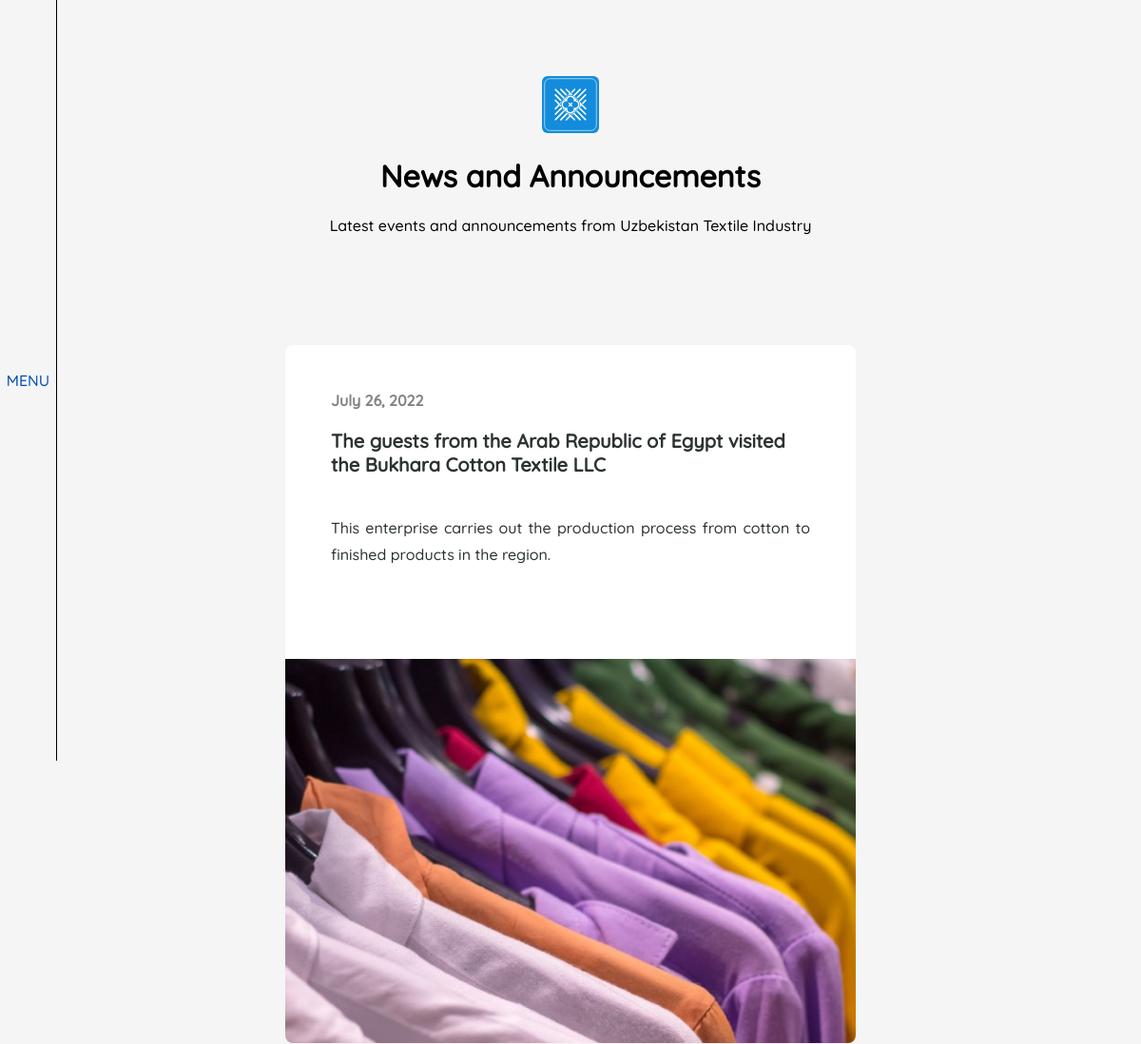
/events/ (upper part), run on an earlier commit of the app's database.
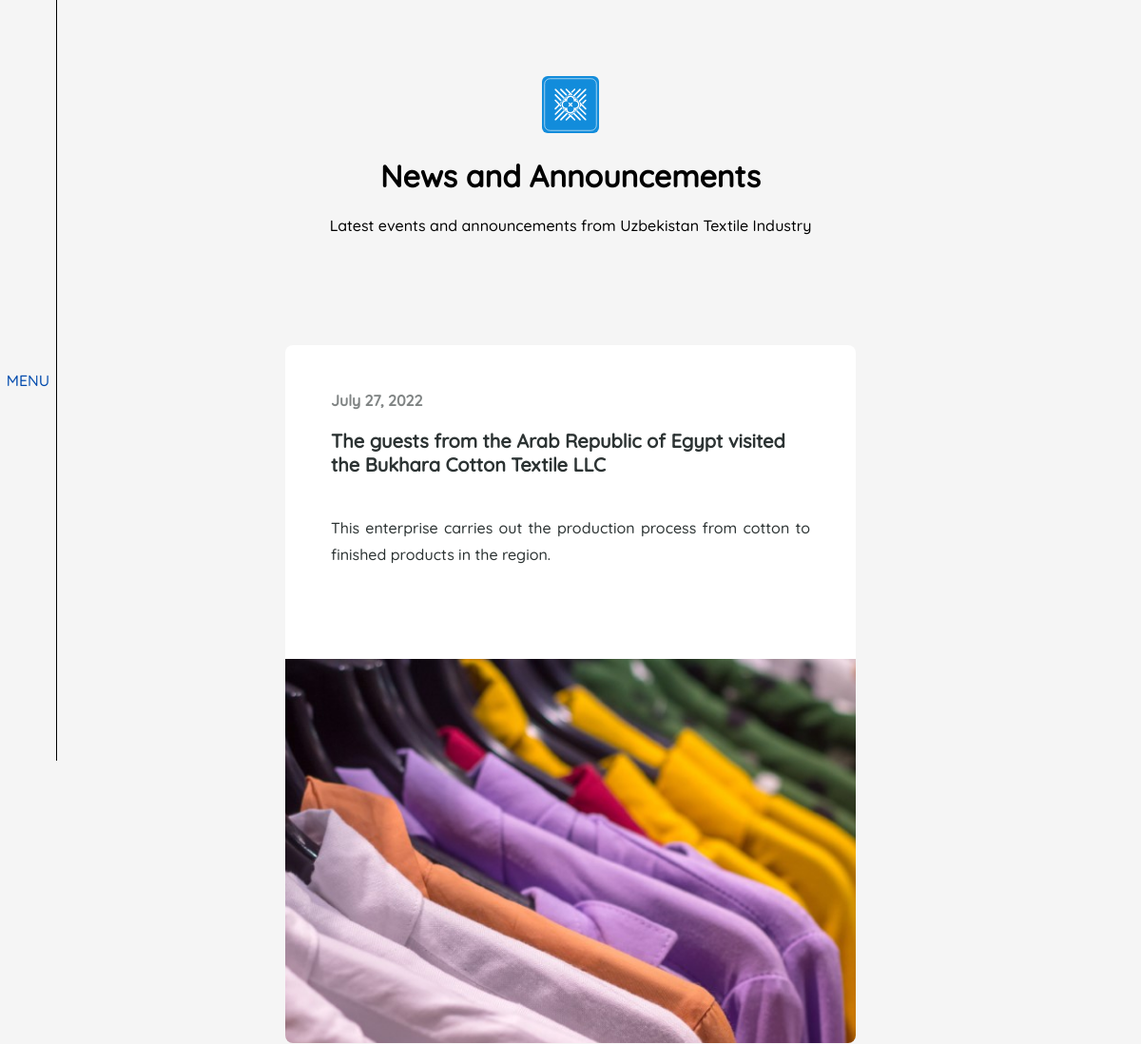
And on a later commit of the database.
### events/models.py (models this page shows)
class Event(models.Model):
	title = models.CharField(max_length = 255)
	date = models.DateTimeField(auto_now = True)
	preview = models.ImageField(upload_to = 'static/blog')
	spoiler = models.CharField(max_length = 500)
	announcement = models.BooleanField(default = False)
	image_cover = models.BooleanField(default = True)
	content = models.ForeignKey(Content, on_delete = models.CASCADE)
	def __str__(self):
		return self.title

### events/views.py (the view)
# urls.py: path('', views.news, name = 'news'),
def news(request):
	latest = Event.objects.all().order_by('-date')[0]
	events = Event.objects.all().order_by('-date')[1:]
	print(events)
	return render(request, 'news.html', {'events': events, 'latest': latest})

### templates/news.html (shortened to what this page needs)
<!DOCTYPE html>
<html lang="en">
<head>
	{% load static %}
	<link rel="stylesheet" href="{% static 'style/general.css' %}">
	<link rel="stylesheet" href="{% static 'style/news.css' %}">
	<link href="https://kit-pro.fontawesome.com/releases/v6.0.0/css/pro.min.css" rel="stylesheet">
</head>
<body>
	<div class="main">
		<div class="news-home" onload="justify()">
			<div class="news-home-header">
				<a href="{% url 'main:index' %}"><img src="{% static 'img/logo-rounded.svg' %}"></a>
				<h1>News and Announcements</h1>
				<span>Latest events and announcements from Uzbekistan Textile Industry</span><br>
			</div>
			<div class="news-tape">
				<div class="latest-event event-card">
					<div class="event-card-caption latest-event-caption">
						{% if latest.announcement %}
						<span><i class="far fa-bullhorn"></i>&ensp;<b>Announcement</b></span><br><br>
						{% else %}
						<span><b>{{latest.date|date:"F j, o"}}</b></span><br><br>
						{% endif %}
						<a href="{% url 'events:view' latest.id %}"><b>{{latest.title}}</b></a>
						<p>{{latest.spoiler}}</p>
					</div>
					<img src="{{latest.preview.url}}">
				</div>
			</div>
		</div>
		<nav id="navbar">
			<div class="bookmark">
				<button id="side-menu-button">MENU</button>
			</div>
		</nav>
	</div>
</body>
</html>

### static/style/general.css (style rules this page uses)
* { font-family: 'Quicksand'; transition: .5s ease; }
body { padding: 0 !important; margin: 0 !important; }

### static/style/news.css (style rules this page uses)
.news-home { width: 100%; position: absolute; text-align: center; padding-top: 10vh; background: whitesmoke; }
.news-home-header { font-size: 2vh; }
.news-home-header img { width: 5%; }
.news-tape { width: 50%; margin: auto; margin-top: 10vh; display: grid; grid-template-columns: 1fr 1fr; grid-column-gap: 3vw; }
.latest-event { grid-column: span 2; }
.latest-event-caption p { margin-top: 5vh; font-size: 2vh; line-height: 3.5vh; text-align: justify; }
.event-card { margin-top: 3vw; font-size: 2vh; background: white; text-align: left; border-radius: 1vh; overflow: hidden; color: #2C3333; }
.event-card-caption { padding: 4vh; padding-bottom: 5vh; }
.event-card-caption span { opacity: .6; font-size: 2vh; }
.event-card-caption a { color: #2C3333; font-size: 2.5vh; text-decoration: none; }
.event-card img { width: 100%; height: 100%; object-fit: cover; }
.latest-event-caption { padding: 6vh; padding-bottom: 10vh; }
#navbar { position: fixed; z-index: 99999; height: 100vh; }
.bookmark { width: 5vw; height: 100%; display: flex; align-items: center; background: transparent; justify-content: center; }
.bookmark button { background: transparent; color: black; width: 100%; height: 100%; border: none; border-right: 1px solid black; cursor: pointer; z-index: 99999; font-size: 2vh; }

What changed in the data, as far as the page shows it:
changed Event: date "July 26, 2022" → "July 27, 2022"
